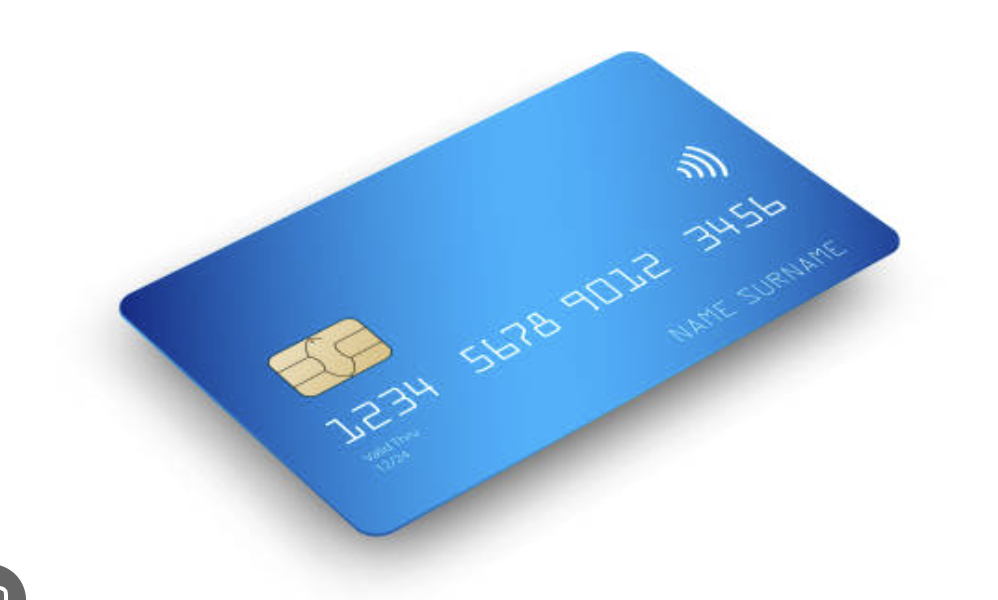
#> input picture card1.png, 998 x 600 px
$ python image_warping.py
#> lines starting #> are read from the running program, lines starting #| are printed output that depends on the picture; after the words box and inside, x2 and y2 are one past the last pixel; in counts of white or black regions, pixels touching at a corner belong together
import cv2
import numpy as np
import matplotlib.pyplot as plt


def warp_image(image_path: str, corners: np.ndarray, warp_size: tuple = (800, 500)):
    """
    이미지를 주어진 좌표를 기반으로 warping 수행

    Parameters:
        image_path (str): 입력 이미지 경로
        corners (np.ndarray): warping할 4개의 모서리 좌표
        warp_size (tuple): 출력 이미지 크기

    Returns:
        tuple: (원본 이미지, warping된 이미지)
    """
#> called with image_path = './card1.png', corners = array of shape (4, 2), warp_size = (800, 500)
    # 이미지 로드
    img = cv2.imread(image_path)
#> img is the input picture: shape (600, 998, 3); mean B, G, R 238.3, 215.4, 192.2
    if img is None:
        raise ValueError(f"Could not load image from {image_path}")

    # Warping 후의 좌표 설정 (좌상, 우상, 우하, 좌하 순서)
    warp_corners = np.float32(
        [
            [0, 0],  # 좌상 (1번)
            [warp_size[0] - 1, 0],  # 우상 (2번)
            [warp_size[0] - 1, warp_size[1] - 1],  # 우하 (3번)
            [0, warp_size[1] - 1],  # 좌하 (4번)
        ]
    )

    # 변환 행렬 계산
    transform_matrix = cv2.getPerspectiveTransform(corners, warp_corners)

    # Warping 수행
    warped_img = cv2.warpPerspective(img, transform_matrix, warp_size)
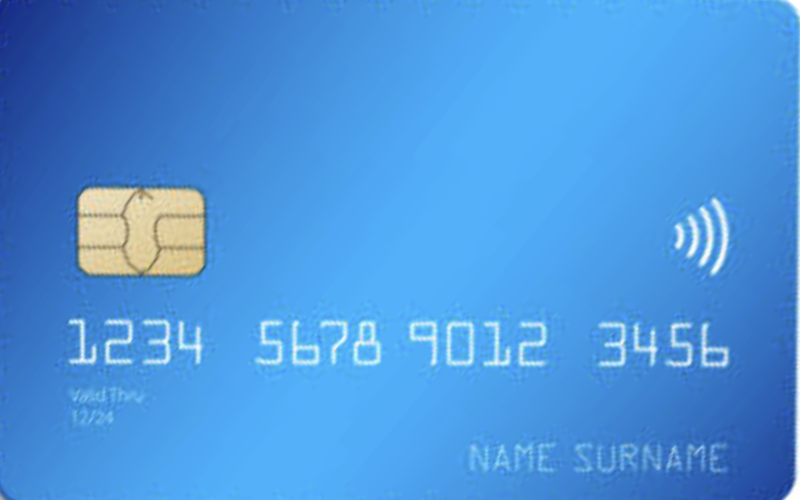
#> warped_img: shape (500, 800, 3); mean B, G, R 220.9, 149.6, 76.8

    # 원본 이미지에 좌표 표시
    img_with_points = img.copy()

    # 점 그리기
    for i, point in enumerate(corners):
        x, y = map(int, point)
        cv2.circle(img_with_points, (x, y), 5, (0, 0, 255), -1)
        # 점 번호 표시
        cv2.putText(
            img_with_points,
            str(i + 1),
            (x - 10, y - 10),
            cv2.FONT_HERSHEY_SIMPLEX,
            0.5,
            (0, 0, 255),
            2,
        )
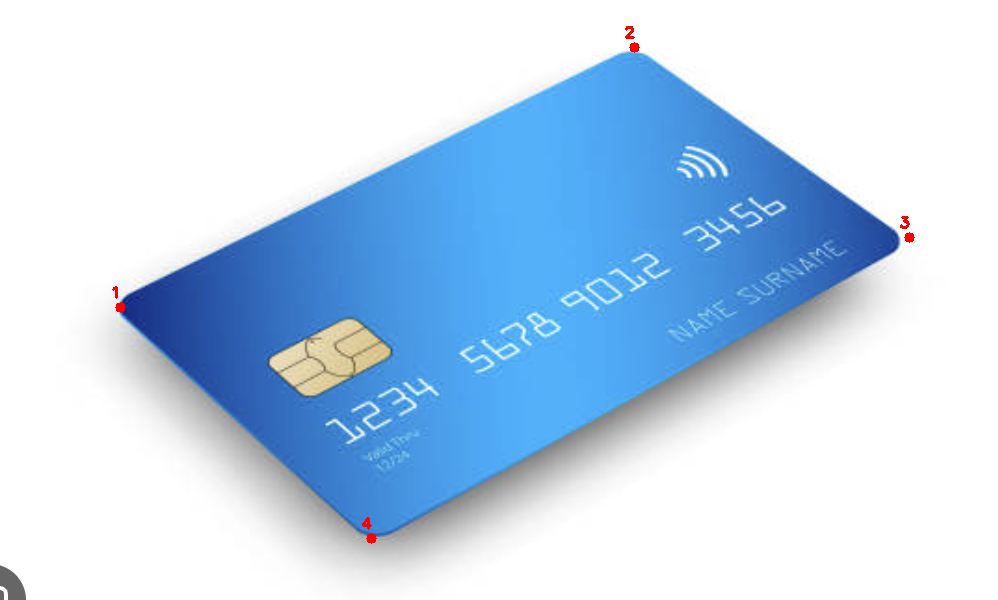
#> img_with_points: shape (600, 998, 3); 0.1% of pixels changed, all inside (x1, y1, x2, y2) = (112, 26, 915, 544)

    # 선 그리기
    for i in range(4):
        pt1 = tuple(map(int, corners[i]))
        pt2 = tuple(map(int, corners[(i + 1) % 4]))
        cv2.line(img_with_points, pt1, pt2, (0, 255, 0), 2)
#> this loop made 4 passes
#> (pt1, pt2) on passes 1 to 4: ((120, 307), (634, 47)), ((634, 47), (909, 237)), ((909, 237), (371, 538)), ((371, 538), (120, 307))
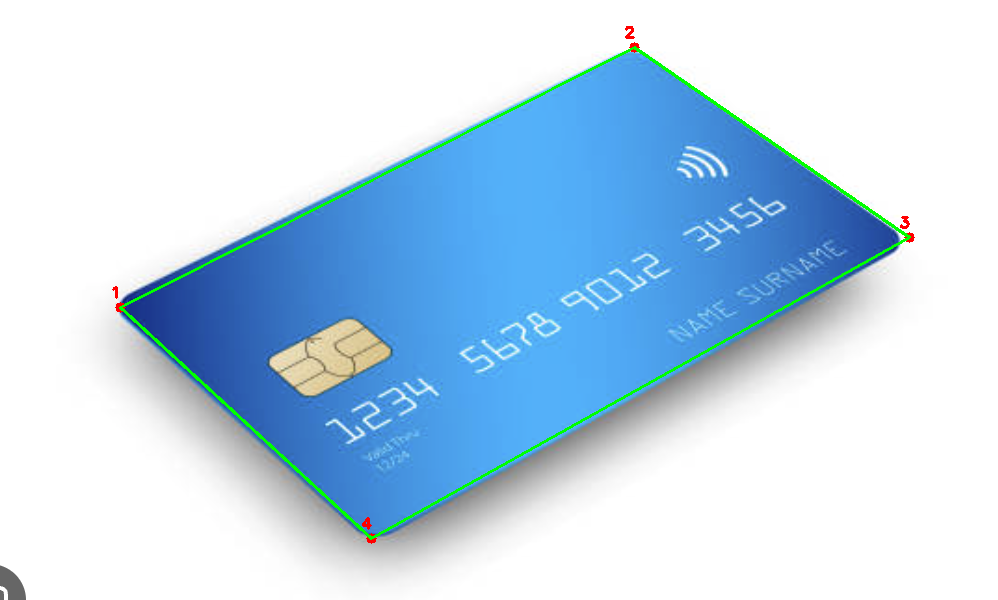
#> img_with_points: shape (600, 998, 3); 0.9% of pixels changed, all inside (x1, y1, x2, y2) = (119, 46, 911, 540)

    return img_with_points, warped_img


def visualize_results(original_img: np.ndarray, warped_img: np.ndarray):
    """
    원본 이미지와 warping된 이미지를 시각화

    Parameters:
        original_img (np.ndarray): 원본 이미지
        warped_img (np.ndarray): warping된 이미지
    """
    plt.figure(figsize=(15, 5))

    # 원본 이미지 표시
    plt.subplot(121)
    plt.imshow(cv2.cvtColor(original_img, cv2.COLOR_BGR2RGB))
    plt.title("Original Image with OBB Points")
    plt.axis("off")

    # Warping된 이미지 표시
    plt.subplot(122)
    plt.imshow(cv2.cvtColor(warped_img, cv2.COLOR_BGR2RGB))
    plt.title("Warped Image")
    plt.axis("off")

    plt.tight_layout()
    plt.show()
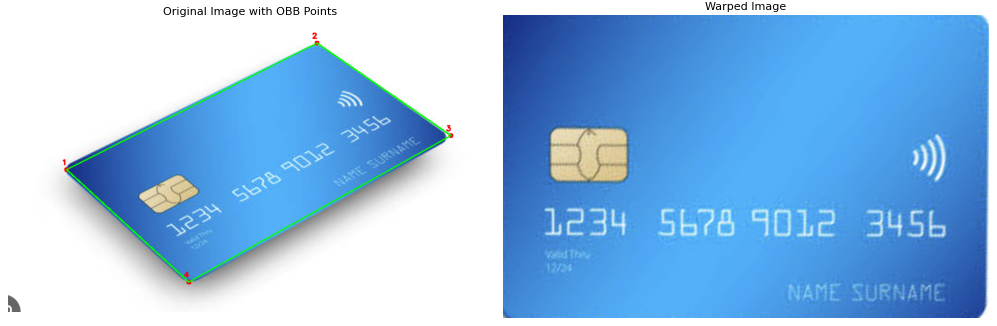
#> figure drawn by matplotlib, 2 panels


def main():
    # 입력 이미지 경로
    image_path = "./card1.png"

    # OBB 좌표
    obb_res = [120, 307, 371, 538, 909, 237, 634, 47]

    # 이미지의 점 번호 순서대로 좌표 재배열 (1->2->3->4)
    corners = np.float32(
        # [
        #     [obb_res[0], obb_res[1]],  # 1번 점 (좌상)
        #     [obb_res[2], obb_res[3]],  # 2번 점 (우상)
        #     [obb_res[4], obb_res[5]],  # 3번 점 (우하)
        #     [obb_res[6], obb_res[7]],  # 4번 점 (좌하)
        # ]
        [
            [obb_res[0], obb_res[1]],  # 1번 점 (좌상)
            [obb_res[6], obb_res[7]],  # 2번 점 (우상)
            [obb_res[4], obb_res[5]],  # 3번 점 (우하)
            [obb_res[2], obb_res[3]],  # 4번 점 (좌하)
        ]
    )

    # Warping 크기 설정 (카드 비율에 맞게 조정)
    warp_size = (800, 500)  # 카드의 일반적인 비율로 조정

    try:
        # 이미지 warping 수행
        original_img, warped_img = warp_image(image_path, corners, warp_size)

        # 결과 시각화
        visualize_results(original_img, warped_img)

        # 결과 저장
        cv2.imwrite("original_with_points.jpg", original_img)
        cv2.imwrite("warped_result.jpg", warped_img)
        print("\nResults saved as 'original_with_points.jpg' and 'warped_result.jpg'")

    except Exception as e:
        print(f"Error: {str(e)}")


if __name__ == "__main__":
    main()
